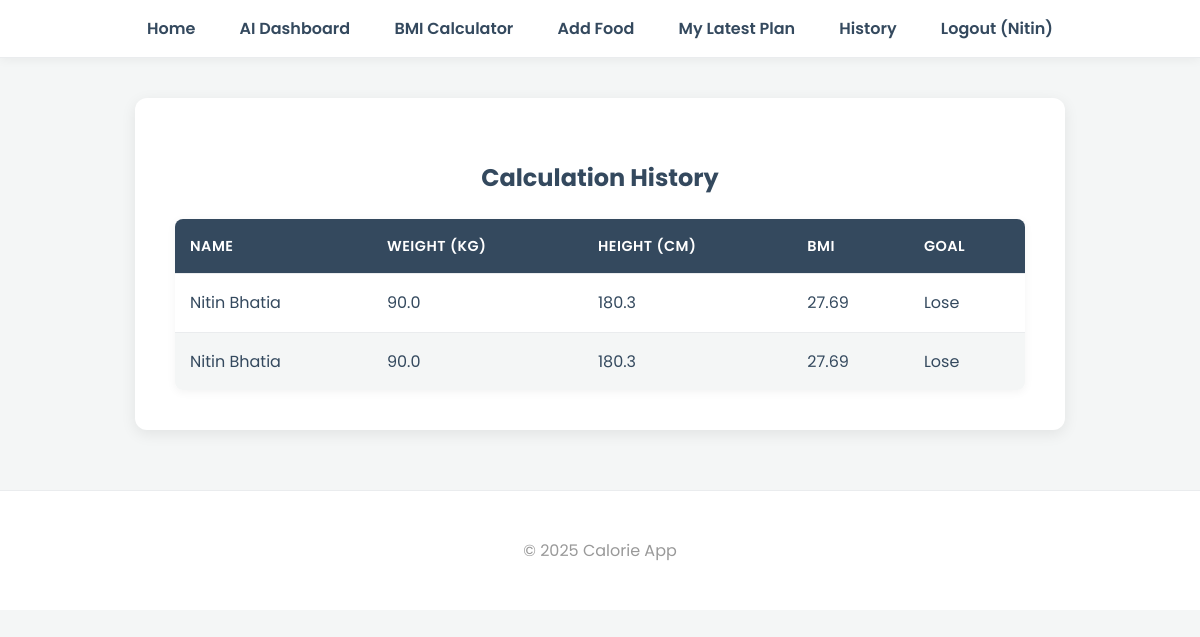
The app's page /history (signed in), older data.
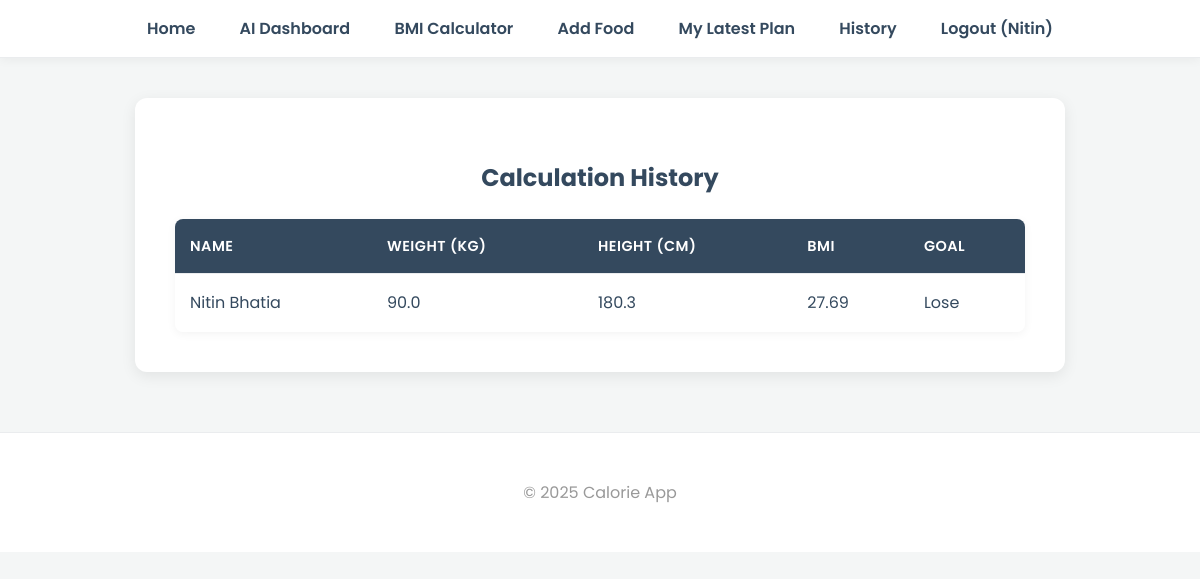
The same page, newer data.
### models.py (models this page shows)
class User(db.Model, UserMixin):
    id = db.Column(db.Integer, primary_key=True)
    username = db.Column(db.String(80), unique=True, nullable=False)
    password = db.Column(db.String(200), nullable=False)

class UserHistory(db.Model):
    id = db.Column(db.Integer, primary_key=True)
    user_id = db.Column(db.Integer, db.ForeignKey('user.id'), nullable=False)
    name = db.Column(db.String(50), nullable=False)
    weight = db.Column(db.Float, nullable=False)
    height = db.Column(db.Float, nullable=False)
    bmi = db.Column(db.Float, nullable=False)
    goal = db.Column(db.String(20))
    diet_plan = db.Column(db.Text)

### routes/diet_routes.py (the view)
@diet_bp.route('/history')
@login_required
def history():
    records = UserHistory.query.filter_by(user_id=current_user.id).order_by(UserHistory.id.desc()).all()
    return render_template("history.html", records=records)

### app.py (called while the page is built)
@login_manager.user_loader
def load_user(user_id):
    return User.query.get(int(user_id))

### templates/history.html
{% extends "base.html" %}
{% block content %}
<div class="container">
    <h2>Calculation History</h2>
    {% if records %}
    <table class="history-table">
        <thead>
            <tr>
                <th>Name</th>
                <th>Weight (kg)</th>
                <th>Height (cm)</th>
                <th>BMI</th>
                <th>Goal</th>
            </tr>
        </thead>
        <tbody>
            {% for record in records %}
            <tr>
                <td>{{ record.name }}</td>
                <td>{{ record.weight }}</td>
                <td>{{ record.height }}</td>
                <td>{{ record.bmi }}</td>
                <td>{{ record.goal|title }}</td>
            </tr>
            {% endfor %}
        </tbody>
    </table>
    {% else %}
    <div class="alert">
        <p>You have no saved history.</p>
    </div>
    {% endif %}
</div>
{% endblock %}s

### templates/base.html (shortened to what this page needs)
<!DOCTYPE html>
<html lang="en">
<head>
  <link rel="stylesheet" href="https://cdn.jsdelivr.net/npm/bootstrap-icons@1.11.3/font/bootstrap-icons.min.css">
  <link rel="stylesheet" href="{{ url_for('static', filename='css/style.css') }}">
</head>
<body>
  <header>
    <nav>
      <a href="{{ url_for('user.index') }}">Home</a>
      {% if current_user.is_authenticated %}
        <a href="{{ url_for('dashboard.dashboard') }}">AI Dashboard</a>
        <a href="{{ url_for('bmi_bp.bmi_page') }}">BMI Calculator</a>
        <a href="{{ url_for('food_bp.add_food') }}">Add Food</a>
        <a href="{{ url_for('diet.diet_page') }}">My Latest Plan</a>
        <a href="{{ url_for('diet.history') }}">History</a>
        <a href="{{ url_for('auth.logout') }}">Logout ({{ current_user.username }})</a>
      {% else %}
        <a href="{{ url_for('auth.login') }}">Login</a>
        <a href="{{ url_for('auth.register') }}">Register</a>
      {% endif %}
    </nav>
  </header>
  <main>
    {% block content %}{% endblock %}
  </main>
  <footer>
    <p>&copy; 2025 Calorie App</p>
  </footer>
</body>
</html>

### static/css/style.css (style rules this page uses)
:root { --primary-color: #2ECC71; --primary-dark: #27AE60; --secondary-color: #34495E; --light-gray: #F4F6F6; --background-color: #FFFFFF; --card-shadow: 0 4px 15px rgba(0, 0, 0, 0.08); --font-family: 'Poppins', sans-serif; }
body { font-family: var(--font-family); background: var(--light-gray); margin: 0; padding: 0; color: var(--secondary-color); line-height: 1.7; }
.container { max-width: 850px; margin: 40px auto; padding: 40px; background: var(--background-color); border-radius: 12px; box-shadow: var(--card-shadow); text-align: center; }
header { background: var(--background-color); padding: 15px 0; box-shadow: 0 2px 10px rgba(0,0,0,0.05); border-bottom: 1px solid #EAECEE; }
nav { max-width: 1000px; margin: 0 auto; text-align: center; }
nav a { color: var(--secondary-color); margin: 0 20px; text-decoration: none; font-weight: 600; font-size: 16px; position: relative; padding-bottom: 5px; transition: color 0.3s; }
nav a::after { content: ''; position: absolute; width: 0; height: 2px; bottom: 0; left: 50%; transform: translateX(-50%); background-color: var(--primary-color); transition: width 0.3s ease-in-out; }
h2 { font-weight: 700; }
.history-table { width: 100%; border-collapse: collapse; margin-top: 20px; box-shadow: 0 2px 10px rgba(0,0,0,0.05); border-radius: 8px; overflow: hidden; }
.history-table th, .history-table td { border-bottom: 1px solid #EAECEE; padding: 15px; text-align: left; }
.history-table th { background-color: var(--secondary-color); color: white; font-weight: 600; font-size: 0.9em; text-transform: uppercase; letter-spacing: 0.5px; }
.history-table tr:last-child td { border-bottom: none; }
footer { text-align: center; margin-top: 60px; padding: 30px; color: #999; border-top: 1px solid #EAECEE; background: var(--background-color); }

Row changes from the older to the newer data that the page shows:
removed UserHistory: name "Nitin Bhatia", weight "90.0", height "180.3", bmi "27.69", goal "Lose"
